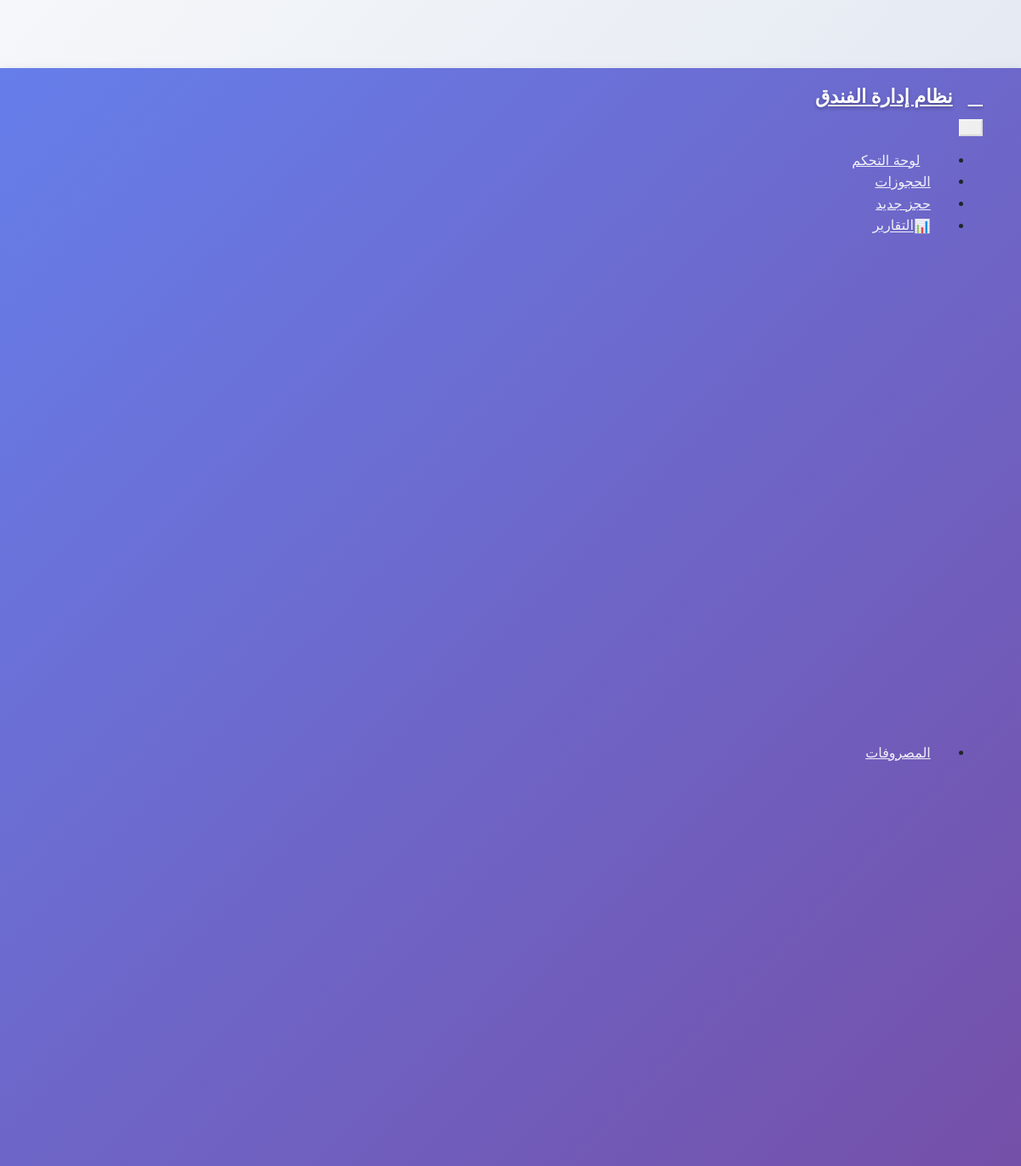
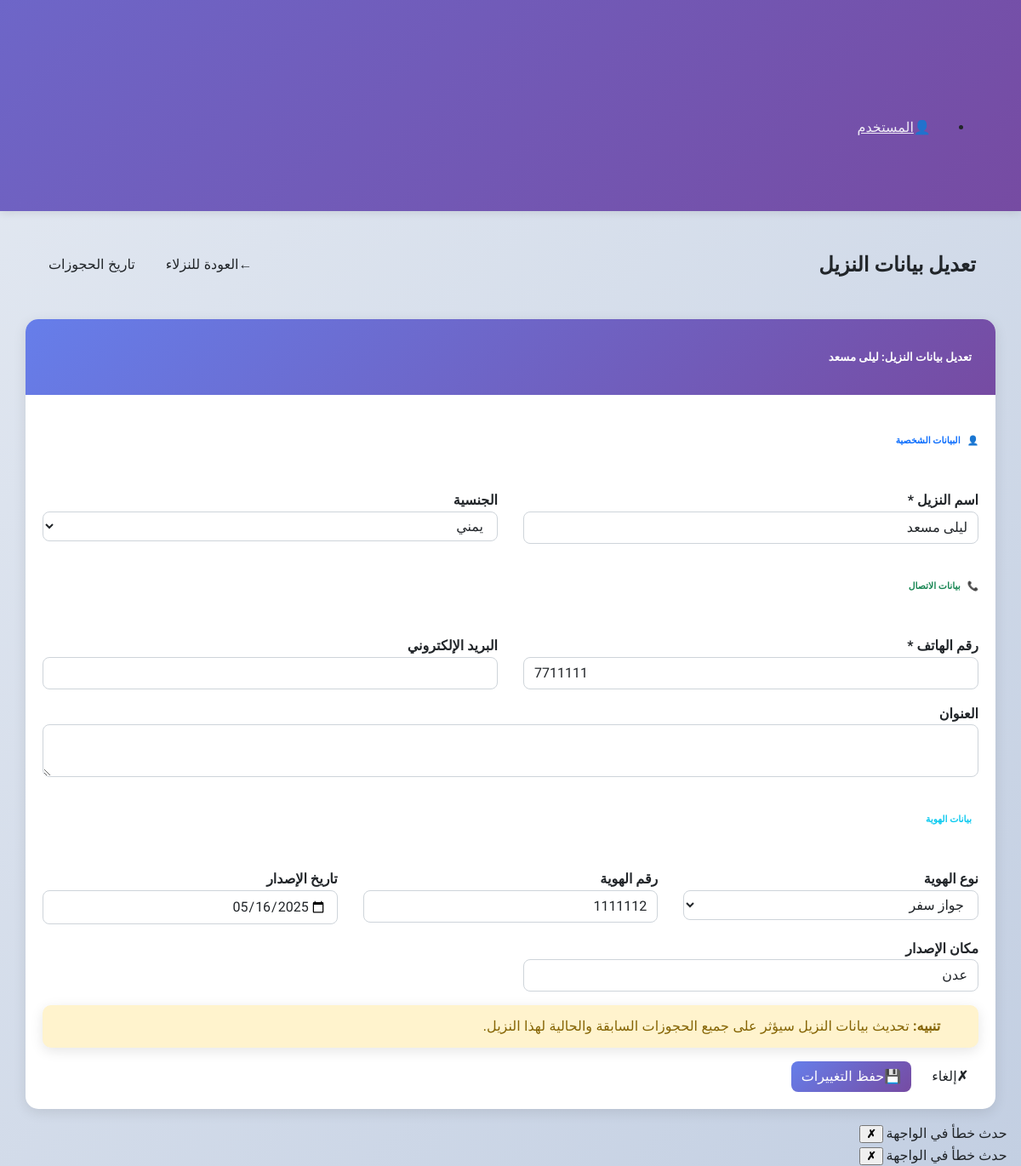
Page /admin/settings/edit_guest.php?name=ليلى+مسعد&phone=7711111 (signed in) on the committed database (2 pictures, top to bottom).
### tables this page shows
CREATE TABLE `bookings` (
  `booking_id` int(11) NOT NULL,
  `guest_id` int(11) DEFAULT NULL,
  `guest_name` varchar(100) NOT NULL,
  `guest_id_type` enum('بطاقة شخصية','رخصة قيادة','جواز سفر') NOT NULL,
  `guest_id_number` varchar(50) NOT NULL,
  `guest_id_issue_date` date DEFAULT NULL,
  `guest_id_issue_place` varchar(50) DEFAULT NULL,
  `guest_phone` varchar(20) NOT NULL,
  `guest_nationality` varchar(50) DEFAULT NULL,
  `guest_email` varchar(100) DEFAULT NULL,
  `guest_address` text,
  `guest_created_at` timestamp NOT NULL DEFAULT CURRENT_TIMESTAMP,
  `room_number` varchar(10) NOT NULL,
  `checkin_date` datetime NOT NULL,
  `checkout_date` datetime DEFAULT NULL,
  `status` enum('شاغرة','محجوزة') NOT NULL DEFAULT 'محجوزة' COMMENT 'حالة الحجز',
  `notes` text,
  `created_at` timestamp NOT NULL DEFAULT CURRENT_TIMESTAMP,
  `expected_nights` int(11) DEFAULT '1' COMMENT 'عدد الليالي المتوقع',
  `actual_checkout` datetime DEFAULT NULL,
  `calculated_nights` int(11) DEFAULT '1',
  `last_calculation` timestamp NOT NULL DEFAULT CURRENT_TIMESTAMP ON UPDATE CURRENT_TIMESTAMP
);

### admin/settings/edit_guest.php (the view, shortened to what this page needs)
<?php
include_once '../../includes/db.php';
$guest_name = '';
$guest_phone = '';
if (isset($_GET['name']) && isset($_GET['phone'])) {
    $guest_name = trim($_GET['name']);
    $guest_phone = trim($_GET['phone']);
} else {
    header("Location: guests.php");
    exit();
}
$guest_query = "
    SELECT
        guest_name,
        guest_phone,
        guest_email,
        guest_nationality,
        guest_id_number,
        guest_id_type,
        guest_id_issue_date,
        guest_id_issue_place,
        guest_address
    FROM bookings
    WHERE guest_name = ? AND guest_phone = ?
    ORDER BY created_at DESC
    LIMIT 1
";
$stmt = $conn->prepare($guest_query);
$stmt->bind_param("ss", $guest_name, $guest_phone);
$stmt->execute();
$guest_data = $stmt->get_result()->fetch_assoc();
$nationalities = ['يمني', 'صومالي', 'إثيوبي', 'جبوتي', 'سوداني', 'سوري', 'مصري', 'مصري', 'سعودي', 'إماراتي', 'كويتي', 'قطري', 'بحريني', 'عماني'];
include_once '../../includes/header.php';
?>
<div class="container mt-4">
    <div class="row">
        <div class="col-12">
            <div class="d-flex justify-content-between align-items-center mb-4">
                <h2><i class="fas fa-user-edit me-2"></i>تعديل بيانات النزيل</h2>
                <div>
                    <a href="guests.php" class="btn btn-outline-secondary me-2">
                        <i class="fas fa-arrow-left me-1"></i>العودة للنزلاء
                    </a>
                    <a href="guest_history.php?name=<?= urlencode($guest_name) ?>" class="btn btn-outline-info">
                        <i class="fas fa-history me-1"></i>تاريخ الحجوزات
                    </a>
                </div>
            </div>
        </div>
    </div>
    <div class="row justify-content-center">
        <div class="col-md-10">
            <div class="card">
                <div class="card-header bg-primary text-white">
                    <h5 class="mb-0"><i class="fas fa-user-edit me-2"></i>تعديل بيانات النزيل: <?= htmlspecialchars($guest_name) ?></h5>
                </div>
                <div class="card-body">
                    <form method="POST">
                        <div class="row">
                            <div class="col-12 mb-4">
                                <h6 class="text-primary border-bottom pb-2"><i class="fas fa-user me-2"></i>البيانات الشخصية</h6>
                            </div>
                            <div class="col-md-6 mb-3">
                                <label for="guest_name" class="form-label">اسم النزيل *</label>
                                <input type="text" class="form-control" id="guest_name" name="guest_name"
                                       value="<?= htmlspecialchars($guest_data['guest_name']) ?>" required>
                            </div>
                            <div class="col-md-6 mb-3">
                                <label for="guest_nationality" class="form-label">الجنسية</label>
                                <select class="form-select" id="guest_nationality" name="guest_nationality">
                                    <?php foreach ($nationalities as $nationality): ?>
                                        <option value="<?= $nationality ?>"
                                            <?= $guest_data['guest_nationality'] == $nationality ? 'selected' : '' ?>>
                                            <?= $nationality ?>
                                        </option>
                                    <?php endforeach; ?>
                                </select>
                            </div>
                            <div class="col-12 mb-4">
                                <h6 class="text-success border-bottom pb-2"><i class="fas fa-phone me-2"></i>بيانات الاتصال</h6>
                            </div>
                            <div class="col-md-6 mb-3">
                                <label for="guest_phone" class="form-label">رقم الهاتف *</label>
                                <input type="tel" class="form-control" id="guest_phone" name="guest_phone"
                                       value="<?= htmlspecialchars($guest_data['guest_phone']) ?>" required>
                            </div>
                            <div class="col-md-6 mb-3">
                                <label for="guest_email" class="form-label">البريد الإلكتروني</label>
                                <input type="email" class="form-control" id="guest_email" name="guest_email"
                                       value="<?= htmlspecialchars($guest_data['guest_email']) ?>">
                            </div>
                            <div class="col-12 mb-3">
                                <label for="guest_address" class="form-label">العنوان</label>
                                <textarea class="form-control" id="guest_address" name="guest_address" rows="2"><?= htmlspecialchars($guest_data['guest_address']) ?></textarea>
                            </div>
                            <div class="col-12 mb-4">
                                <h6 class="text-info border-bottom pb-2"><i class="fas fa-id-card me-2"></i>بيانات الهوية</h6>
                            </div>
                            <div class="col-md-4 mb-3">
                                <label for="guest_id_type" class="form-label">نوع الهوية</label>
                                <select class="form-select" id="guest_id_type" name="guest_id_type">
                                    <option value="جواز سفر" <?= $guest_data['guest_id_type'] == 'جواز سفر' ? 'selected' : '' ?>>جواز سفر</option>
                                </select>
                            </div>
                            <div class="col-md-4 mb-3">
                                <label for="guest_id_number" class="form-label">رقم الهوية</label>
                                <input type="text" class="form-control" id="guest_id_number" name="guest_id_number"
                                       value="<?= htmlspecialchars($guest_data['guest_id_number']) ?>">
                            </div>
                            <div class="col-md-4 mb-3">
                                <label for="guest_id_issue_date" class="form-label">تاريخ الإصدار</label>
                                <input type="date" class="form-control" id="guest_id_issue_date" name="guest_id_issue_date"
                                       value="<?= $guest_data['guest_id_issue_date'] ?>">
                            </div>
                            <div class="col-md-6 mb-3">
                                <label for="guest_id_issue_place" class="form-label">مكان الإصدار</label>
                                <input type="text" class="form-control" id="guest_id_issue_place" name="guest_id_issue_place"
                                       value="<?= htmlspecialchars($guest_data['guest_id_issue_place']) ?>">
                            </div>
                        </div>
                        <div class="row">
                            <div class="col-12">
                                <div class="alert alert-warning">
                                    <i class="fas fa-exclamation-triangle me-2"></i>
                                    <strong>تنبيه:</strong> تحديث بيانات النزيل سيؤثر على جميع الحجوزات السابقة والحالية لهذا النزيل.
                                </div>
                            </div>
                        </div>
                        <div class="text-end">
                            <a href="guests.php" class="btn btn-outline-secondary me-2">
                                <i class="fas fa-times me-1"></i>إلغاء
                            </a>
                            <button type="submit" name="update_guest" class="btn btn-primary">
                                <i class="fas fa-save me-1"></i>حفظ التغييرات
                            </button>
                        </div>
                    </form>
                </div>
            </div>
        </div>
    </div>
</div>
<?php include_once '../../includes/footer.php'; ?>

### assets/css/dashboard.css (style rules this page uses)
:root { --available: #28a745; --occupied: #dc3545; --primary: #3498db; --dark: #2c3e50; --light-gray: #f8f9fa; --white: #ffffff; --border-radius: 15px; --box-shadow: 0 4px 12px rgba(0, 0, 0, 0.1); --transition: all 0.3s cubic-bezier(0.4, 0, 0.2, 1); }
body { background-color: var(--light-gray); font-family: "Tajawal", sans-serif; margin: 0; padding: 0; overflow-x: hidden; }

### assets/css/arabic-support.css (style rules this page uses)
html { direction: rtl; lang: ar; }
body { font-family: "Tajawal", "Tajawal-Local", "Arial", sans-serif; direction: rtl; text-align: right; font-size: 16px; line-height: 1.6; -webkit-font-smoothing: antialiased; -moz-osx-font-smoothing: grayscale; }
.form-control, .form-select { direction: rtl; text-align: right; font-family: "Tajawal", sans-serif; }
input[type="number"], input[type="tel"], .number-input { direction: ltr; text-align: left; }
.btn { font-family: "Tajawal", sans-serif; font-weight: 500; }
.alert { direction: rtl; text-align: right; }
.card { direction: rtl; text-align: right; }
.card-header { text-align: right; }

### includes/header.php (style rules this page uses)
body { font-family: 'Tajawal', sans-serif; background: linear-gradient(135deg, #f5f7fa 0%, #c3cfe2 100%); margin: 0; padding-top: 80px; direction: rtl; text-align: right; min-height: 100vh; }
* { font-family: 'Tajawal', sans-serif; }
.form-control, .form-select { direction: rtl; text-align: right; border-radius: 8px; border: 1px solid #ced4da; transition: all 0.3s ease; }
input[type="number"], input[type="tel"], .number-input { direction: ltr; text-align: left; }
.btn { border-radius: 8px; font-weight: 500; transition: all 0.3s ease; border: none; }
.btn-primary { background: linear-gradient(135deg, #667eea 0%, #764ba2 100%); }
.alert { font-size: 1rem; font-weight: 500; border-radius: 10px; border: none; box-shadow: 0 4px 15px rgba(0,0,0,0.1); }
.card { border: none; border-radius: 15px; box-shadow: 0 4px 15px rgba(0,0,0,0.1); transition: all 0.3s ease; }
.card-header { background: linear-gradient(135deg, #667eea 0%, #764ba2 100%); color: white; border-radius: 15px 15px 0 0 !important; border: none; font-weight: 600; }

### rows in the picture
bookings: guest_name "ليلى مسعد", guest_nationality "يمني", guest_phone "7711111", guest_id_type "جواز سفر", guest_id_number "1111112", guest_id_issue_date "05/16/2025", guest_id_issue_place "عدن"

### other values in the picture
$guest_name "ليلى مسعد"
